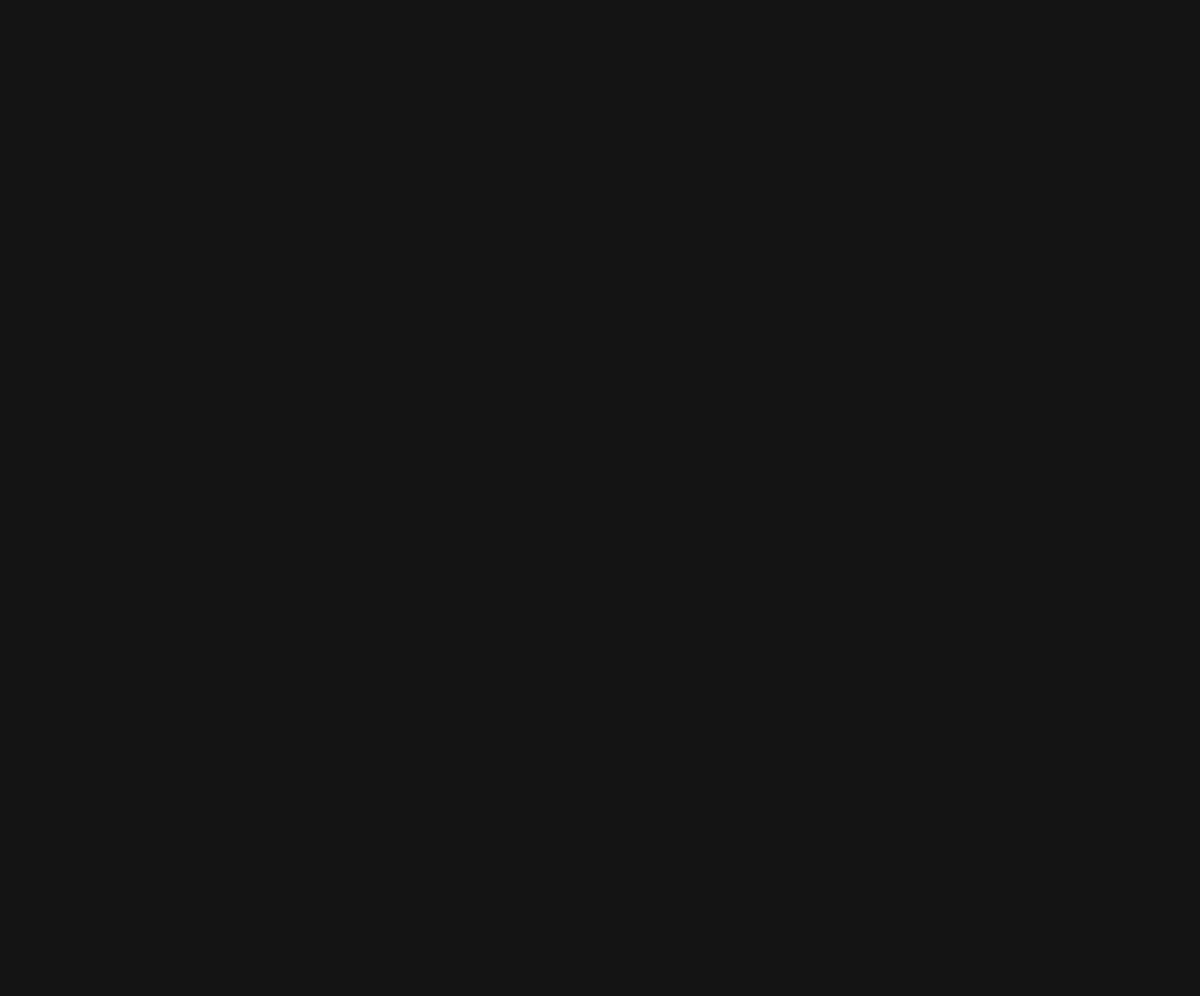
Frame 1 (no input)
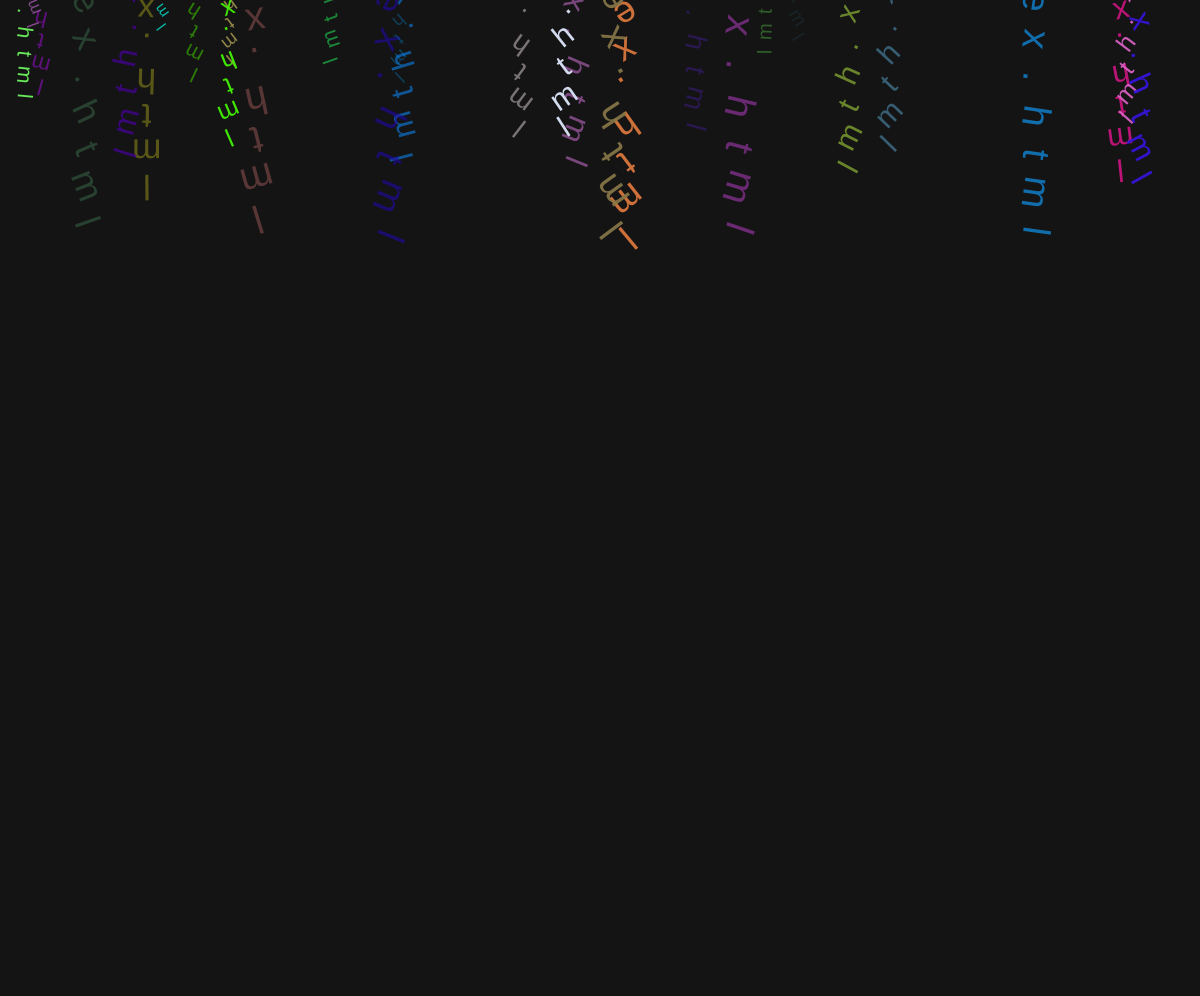
Frame 60 (no input)
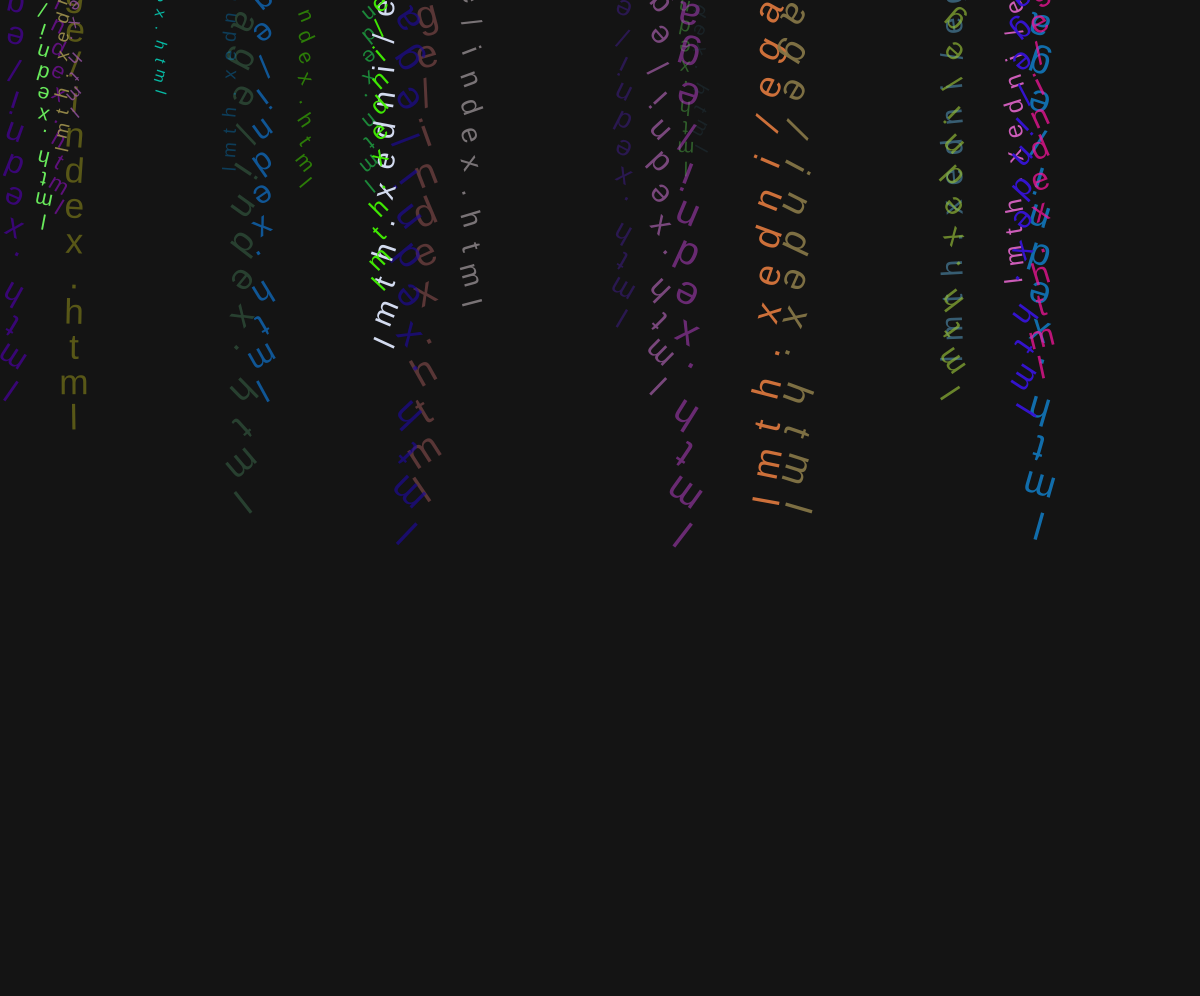
Frame 120 (the mouse pressed at the canvas centre since frame 60)

The p5.js sketch that drew these frames (run headless with seeded random() and noise() and a simulated clock; from frame 60 on, the mouse is pressed at the canvas centre):

// p5.js sketch
// ── sketch.js
class rain {
  constructor() {
    this.become();
  }

  update() {
    this.y += this.speed;
    this.x += this.xSpeed;
    if (this.x - this.size / 2 < 0 || this.x + this.size / 2 > width) {
      this.xSpeed *= -1;
    }
    if (this.y > height) {
      this.become();
    }
  }

  draw() {
    textSize(this.size);
    fill(this.clr);
    for (let i = 0; i < this.txt.length; i++) {
      push();
      translate(this.x, this.y + i * this.size);
      this.rot += this.rotSpeed;
      rotate(this.rot);
      text(this.txt.charAt(i), 0, 0);
      pop();
    }
  }

  become() {
    this.x = random(0, width);
    this.speed = random(1, 5);
    this.size = map(this.speed, 1, 5, 15, 40);
    this.txt = txtKey;
    this.y = -this.txt.length * this.size - random(0, 50);
    this.clr = color(random(0, 255), random(0, 255), random(0, 255), random(50, 255));
    this.rot = 0;
    this.rotSpeed = random(-0.040, 0.040);
    this.xSpeed = random(-3, 3);
  }
}
///////////////////////////////////////////////////////////////////////////////
var rains = [];
var txtKey = "";
let dropNum = 10;

function setup() {
  frameRate(60);
  createCanvas(windowWidth, windowHeight - 4);
  background(50);
  textAlign(CENTER);
  txtKey = decodeURIComponent(getURL());
  txtKey = txtKey.substring(txtKey.indexOf("?txt=") + 5);
  for (let i = 0; i < 100; i++) {
    txtKey = txtKey.replace("+", " ");
  }
  print(txtKey);
  dropNum = width / 40;
  print(dropNum);
  for (let i = 0; i < dropNum; i++) {
    rains.push(new rain());
  }
}

function draw() {
  background(20);
  for (let i = 0; i < dropNum; i++) {
    rains[i].update();
    rains[i].draw();
  }
}
